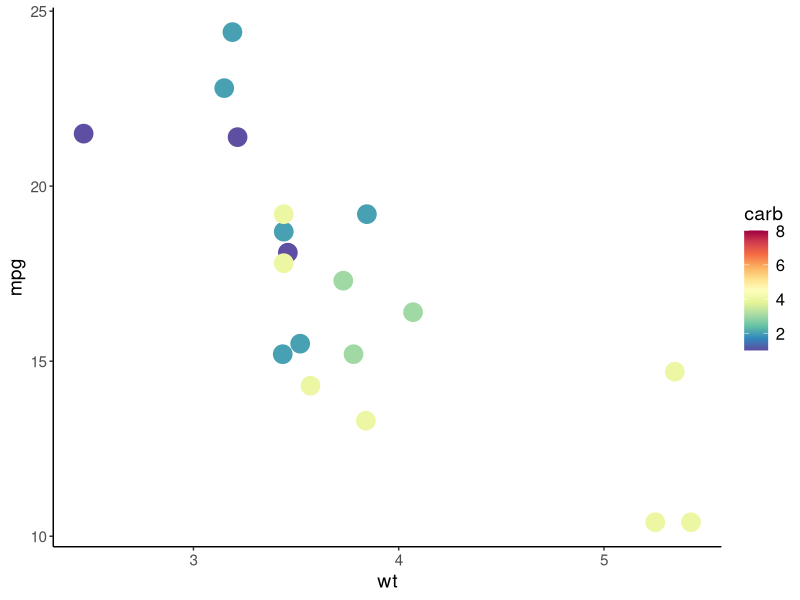

R code for this plot:
#### 1. Set fixed colour scale and use values of one variable to show the colour gradient 
## Suits: target of 3 continous variables, one variable acting as additional information of one distinguishing property of each observation
library(RColorBrewer)
library(ggplot2)
## Set-up graphics for axis ticks and labels for clearer appreance
graph.theme.beta<-
  theme_classic()+theme(axis.title=element_text(size=14),axis.text = element_text(size=11),plot.title = element_text(hjust=0.5,size=14),legend.text = element_text(size=12),legend.title = element_text(size=14))
### Set-up the colour gradients
myPalette <- colorRampPalette(rev(brewer.pal(11, "Spectral")))
### Set limits for the colour - anything above 8 will be red. 
sc <- scale_colour_gradientn(colours = myPalette(100), limits=c(1, 8))
# Make the plot
ggplot(subset(mtcars, am==0), aes(x=wt, y=mpg, colour=carb)) + 
  geom_point(size=6) + sc + graph.theme.beta 
